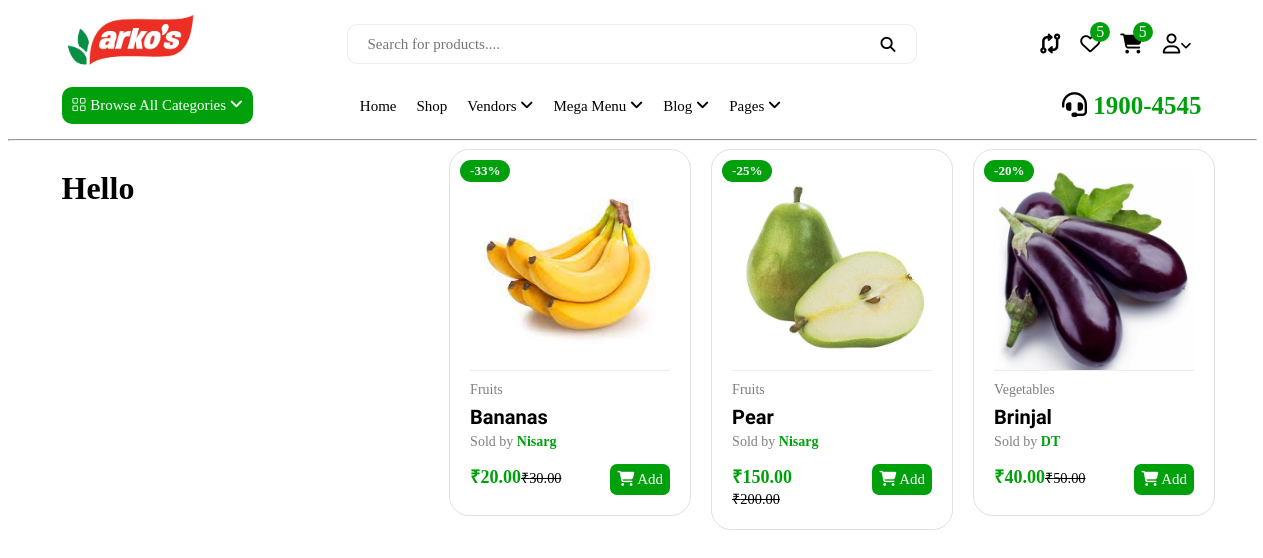
/shop/ (signed in), run on the app's committed database.
### ecomapp/models.py (models this page shows, shortened)
class Product(models.Model):
    pid = ShortUUIDField(
        unique=True,
        length=10,
        max_length=20,
        alphabet="abcdefghijklmnopqrstuvwxyz12345",
    )
    title = models.CharField(max_length=100, default="Pear")
    image = models.ImageField(upload_to=user_directory_path, default="product.jpg")
    user = models.ForeignKey(User, on_delete=models.SET_NULL, null=True)
    category = models.ForeignKey(Category, on_delete=models.SET_NULL, null=True, related_name="categories")
    vendor = models.ForeignKey(Vendor, on_delete=models.SET_NULL, null=True, related_name="vendors")
    price = models.DecimalField(
        max_digits=999999999999, decimal_places=2, default="99.99"
    )
    old_price = models.DecimalField(
        max_digits=999999999999, decimal_places=2, default="199.99"
    )
    tags = TaggableManager(blank=True)
    product_status = models.CharField(
        choices=STATUS, max_length=20, default="in_review"
    )
    status = models.BooleanField(default=True)
    in_stock = models.BooleanField(default=True)
    featured = models.BooleanField(default=False)
    digital = models.BooleanField(default=False)
    sku = ShortUUIDField(
        unique=True, length=4, max_length=10, prefix="sku", alphabet="1234567890"
    )
    date = models.DateTimeField(auto_now_add=True)
    updated = models.DateTimeField(null=True, blank=True)
    description = HTMLField(null=True, blank=True, default="I am a product")
    specifications = HTMLField(null=True, blank=True)
    class Meta:
        verbose_name_plural = "Products"
    def get_percentage(self):
        new_price = ((self.old_price - self.price) / self.old_price) * 100
        return new_price

class Category(models.Model):
    cid = ShortUUIDField(
        unique=True,
        length=10,
        max_length=20,
        prefix="cat",
        alphabet="abcdefghijklmnopqrstuvwxyz12345",
    )
    title = models.CharField(max_length=100, default="Food")
    image = models.ImageField(upload_to="category", default="category.jpg")
    class Meta:
        verbose_name_plural = "Categories"
    def __str__(self):
        return self.title

class Vendor(models.Model):
    vid = ShortUUIDField(
        unique=True,
        length=10,
        max_length=20,
        prefix="ven",
        alphabet="abcdefghijklmnopqrstuvwxyz12345",
    )
    title = models.CharField(max_length=100, default="Nisarg")
    image = models.ImageField(upload_to=user_directory_path, default="vendor.jpg")
    cover_image = models.ImageField(upload_to=user_directory_path, default="vendor.jpg")
    description = HTMLField(null=True, blank=True, default="I am a vendor")
    address = models.CharField(
        max_length=100, default="Demo apt, demo street, demo city, demo pincode"
    )
    date = models.DateTimeField(auto_now_add=True, null=True)
    contact = models.CharField(max_length=100, default="+91 1234567890")
    chat_resp_time = models.CharField(max_length=100, default="100")
    shipping_on_time = models.CharField(max_length=100, default="100")
    authentic_rating = models.CharField(max_length=100, default="100")
    days_return = models.CharField(max_length=100, default="100")
    warranty_period = models.CharField(max_length=100, default="100")
    user = models.ForeignKey(User, on_delete=models.SET_NULL, null=True)
    class Meta:
        verbose_name_plural = "Vendors"
    def __str__(self):
        return self.title

### ecomapp/views.py (the view)
# urls.py: path('shop/', shop, name="shop"),
def shop(request):
    if request.user.is_authenticated:
        products = Product.objects.filter(product_status="published")
        context = {'products' : products}
        return render(request, 'mains/shop.html', context)
    else:
        return redirect("userauths:login")

### ecomapp/context_processors.py (called while the page is built)
def default(request):
    categories = Category.objects.all()
    vendors = Vendor.objects.all()
    address = Address.objects.get(user=request.user)
    return {'categories' : categories, 'address' : address, 'vendors' : vendors}

### templates/mains/shop.html (shortened to what this page needs)
{% extends 'base.html' %}
{% block content %}
{% load static %}
<link rel="stylesheet" href="https://cdnjs.cloudflare.com/ajax/libs/font-awesome/6.4.0/css/all.min.css"
 />
<link rel="stylesheet" href="{% static 'css/index.css' %}">
<link rel="stylesheet" href="{% static 'css/shop.css' %}">
<div class="cont">
    <div class="aside">
        <h1>Hello</h1>
    </div>
    <div class="main">
        <div class="row">
            {% for p in products %}
            <div class="col">
                <div class="card">
                    <div class="percentage">-{{ p.get_percentage|floatformat:0 }}%</div>
                    <div class="prod-img">
                        <a href="{% url 'ecomapp:proddet' p.pid%}">
                            <img src="{{ p.image.url }}" alt="">
                        </a>
                    </div>
                    <div class="prod-det">
                        <a href="{% url 'ecomapp:catprod' p.category.cid %}"><p class="categ">{{ p.category }}</p></a>
                        <h2 class="title"><a href="{% url 'ecomapp:proddet' p.pid%}">{{ p.title }}</a></h2>
                        <p class="sold-by">Sold by <a href="{% url 'ecomapp:vendprod' p.vendor.vid %}"><span>{{ p.vendor }}</span></a></p>
                        <div class="prod-det-bot">
                            <div class="price">&#8377;{{ p.price }}<small>&#8377;{{ p.old_price }}</small></div>
                            <div class="prod-add">
                                <a href="#" class="add-cart">
                                    <i class="fa-solid fa-shopping-cart"></i>
                                    <span>Add</span>
                                </a>
                            </div>
                        </div>
                    </div>
                </div>
            </div>
            {% endfor %}
        </div>
    </div>
</div>
{% endblock %}

### static/css/base.css (style rules this page uses)
.cont { margin-right: auto; margin-left: auto; width: 100%; padding-left: calc((2rem)*.5); padding-right: calc((2rem)*.5); }
@media screen and (min-width: 576px) { .cont { max-width: 540px; } }
@media screen and (min-width: 768px) { .cont { max-width: 720px; } }
@media screen and (min-width: 992px) { .cont { max-width: 960px; } }
@media screen and (min-width: 1200px) { .cont { max-width: 1140px; } }

### static/css/index.css (style rules this page uses)
.aside { width: 33%; word-break: break-word; float: left; }
.main { width: 66%; float: right; }
.main .row { display: grid; grid-gap: 20px; grid-template-columns: 1fr 1fr 1fr; }
.card { border: 1px solid #dfe2e1; border-radius: 20px; background: #fff; -webkit-transition: 0.2s; }
.main .card .percentage { position: absolute; text-transform: uppercase; font-size: 13px; font-weight: 900; background: #00a00d; color: #fff; font-family: "Comic Sans MS"; padding: 3px 10px; border-radius: 20px; margin: 10px 0 0 10px; z-index: 9999; }
.main .row .col .prod-img { align-items: center; justify-content: center; padding: 20px; position: relative; width: 200px; height: 200px; }
.main .row .col .prod-img img { width: 100%; height: 100%; border-bottom: 1px solid #ededed; transition: all .3s ease-in-out; }
.main .row .col .prod-det { padding: 20px; }
.main .row .col .categ { font-size: 14px; font-weight: 400; font-family: "Comic Sans MS"; color: gray; margin-bottom: -15px; margin-top: -28px; }
.main .row .col .sold-by { font-size: 14px; font-weight: 400; font-family: "Comic Sans MS"; color: gray; margin-top: -15px; }
.main .row .col .sold-by a { font-weight: 900; color: #00a00d; text-decoration: none; }
.main .row .col .prod-det .title a { font-weight: 900; font-family: Oswald; color: #000; text-decoration: none; font-size: 20px; transition: 0.3s; }
.main .row .col .prod-det-bot { overflow: hidden; }
.main .row .col .prod-det-bot div { float: left; width: 50%; }
.main .row .col .price { font-size: 18px; color: #00a00d; font-weight: 600; font-family: "Comic Sans MS"; }
.main .row .col .price small { color: #000; }
.main .row .col .price small { font-size: 80%; font-weight: 400; text-decoration: line-through; display: inline-block; margin-right: 5px; }
.main .row .col .prod-add { text-align: right; }
.main .row .col .prod-add .add-cart { background-color: #00a00d; color: white; padding: 7px; text-decoration: none; font-size: 15px; font-family: "Comic Sans MS"; border-radius: 7px; width: max-content; display: inline-block; }

### data on the page
Product: get_percentage "33", image (picture), category "Fruits", title "Bananas", vendor "Nisarg", price "20.00", old_price "30.00"
Product: get_percentage "25", image (picture), category "Fruits", title "Pear", vendor "Nisarg", price "150.00", old_price "200.00"
Product: get_percentage "20", image (picture), category "Vegetables", title "Brinjal", vendor "DT", price "40.00", old_price "50.00"
